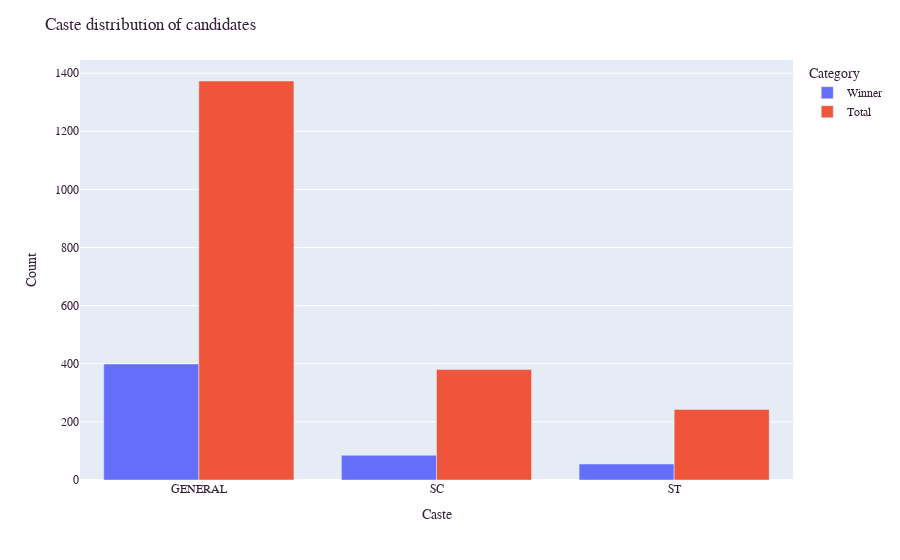

Notebook code for this chart:
### Markdown cell above
### 6.5 Caste Distribution Of Candidates

### Code cell
# Create a dataframe containing the caste distribution of winners
winner_caste = df_NOTA[df_NOTA['WINNER'] == 1].groupby('CATEGORY')['WINNER'].size()
winner_caste_df = pd.DataFrame(data=winner_caste)
winner_caste_df.reset_index(level=0, inplace=True)
winner_caste_df['Category'] = 'Winner'

# Create a dataframe containing the caste distribution of total number of candidates
total_caste = df_NOTA.groupby('CATEGORY').size()
total_caste_df = pd.DataFrame(data=total_caste)
total_caste_df.reset_index(level=0, inplace=True)
total_caste_df['Category'] = 'Total'
total_caste_df.rename(columns={0: "WINNER"}, inplace=True)

# Concatenate the two dataframes
winner_caste_df = pd.concat((winner_caste_df, total_caste_df))

# Visualize the results
caste_fig = px.bar(winner_caste_df, 
                   x='CATEGORY', 
                   y='WINNER',
                   color='Category', 
                   barmode='group')
caste_fig.update_layout(font_family="Courier New",
                        font_color="#351f39",
                        title_text='Caste distribution of candidates',
                        title_font_family="Courier New",
                        title_font_color="#351f39",
                        xaxis_title='Caste',
                        yaxis_title='Count')
caste_fig.show()

### Figure 1 — Plotly figure (JSON) as saved in the notebook; plotly's stock layout.template omitted (floating-point values rounded to 4 significant figures)
{"data": [{"alignmentgroup": "True", "hovertemplate": "Category=Winner<br>CATEGORY=%{x}<br>WINNER=%{y}<extra></extra>", "legendgroup": "Winner", "marker": {"color": "#636efa"}, "name": "Winner", "offsetgroup": "Winner", "orientation": "v", "showlegend": true, "textposition": "auto", "type": "bar", "x": ["GENERAL", "SC", "ST"], "xaxis": "x", "y": [399, 85, 55], "yaxis": "y"}, {"alignmentgroup": "True", "hovertemplate": "Category=Total<br>CATEGORY=%{x}<br>WINNER=%{y}<extra></extra>", "legendgroup": "Total", "marker": {"color": "#EF553B"}, "name": "Total", "offsetgroup": "Total", "orientation": "v", "showlegend": true, "textposition": "auto", "type": "bar", "x": ["GENERAL", "SC", "ST"], "xaxis": "x", "y": [1373, 380, 243], "yaxis": "y"}], "layout": {"barmode": "group", "font": {"color": "#351f39", "family": "Courier New"}, "legend": {"title": {"text": "Category"}, "tracegroupgap": 0}, "margin": {"t": 60}, "title": {"font": {"color": "#351f39", "family": "Courier New"}, "text": "Caste distribution of candidates"}, "xaxis": {"anchor": "y", "domain": [0, 1], "title": {"text": "Caste"}}, "yaxis": {"anchor": "x", "domain": [0, 1], "title": {"text": "Count"}}}}
